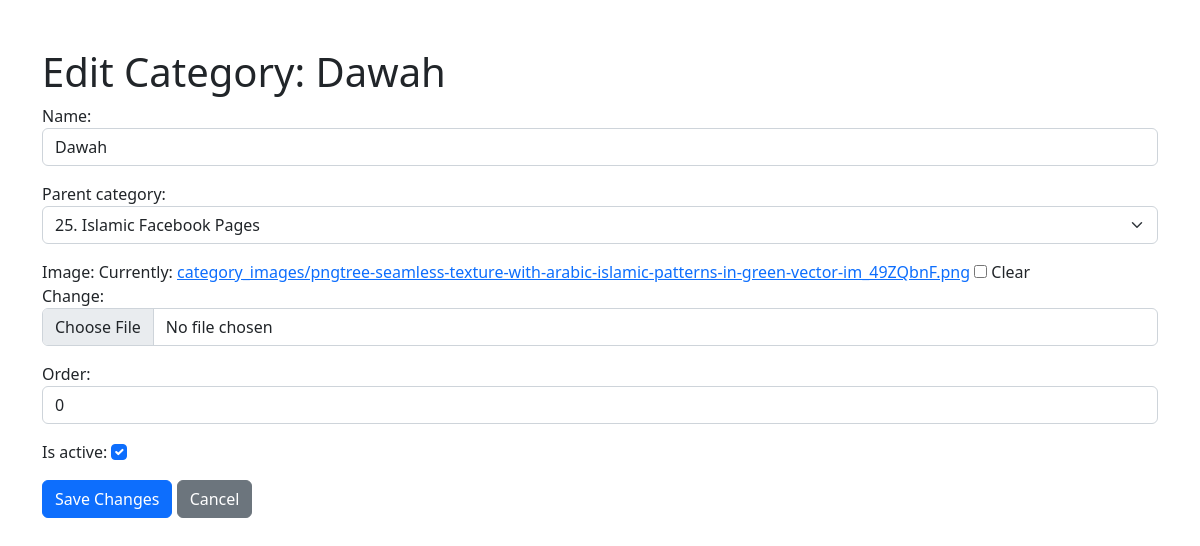
Page /adminPanel/category/edit/30/ on the committed database.
### AdminPanel/models.py (models this page shows, shortened)
class Category(models.Model):
    name = models.CharField(max_length=300)
    parent_category = models.ForeignKey('self', null=True, blank=True, on_delete=models.CASCADE)
    image = models.ImageField(upload_to='category_images/', blank=True)
    order = models.PositiveSmallIntegerField(default=0, blank=True)
    is_active = models.BooleanField(default=True)
    def __str__(self):
        return f"{self.id}. {self.name}"

### AdminPanel/views.py (the view, shortened to what this page needs)
# urls.py: path('category/edit/<int:category_id>/', EditCategoryView.as_view(), name='edit-category'),
class EditCategoryView(FormView):
    template_name = 'AdminPanel/edit_category.html'
    form_class = EditCategoryForm
    def get_form(self, *args, **kwargs):
        self.category = get_object_or_404(Category, pk=self.kwargs['category_id'])
        return self.form_class(instance=self.category, **self.get_form_kwargs())

### AdminPanel/forms.py
class EditCategoryForm(forms.ModelForm):
    class Meta:
        model = Category
        fields = ['name', 'parent_category', 'image', 'order', 'is_active']
        widgets = {
            'name': forms.TextInput(attrs={'class': 'form-control'}),
            'parent_category': forms.Select(attrs={'class': 'form-select'}),
            'image': forms.ClearableFileInput(attrs={'class': 'form-control'}),
            'order': forms.NumberInput(attrs={'class': 'form-control'}),
            'is_active': forms.CheckboxInput(attrs={'class': 'form-check-input'}),
        }

### AdminPanel/templates/AdminPanel/edit_category.html (shortened to what this page needs)
<!DOCTYPE html>
<html lang="en">
<head>
    <link rel="stylesheet" href="https://cdn.jsdelivr.net/npm/bootstrap@5.2.3/dist/css/bootstrap.min.css">
</head>
<body>
    <div class="container mt-5">
        <h1>Edit Category: {{ form.instance.name }}</h1>
        <form method="post" enctype="multipart/form-data">
            {{ form.as_p }}
            <button type="submit" class="btn btn-primary">Save Changes</button>
            <a href="{% url 'AdminPanel:dashboard' %}" class="btn btn-secondary">Cancel</a>
        </form>
    </div>
</body>
</html>

### rows in the picture
Category: instance.name "Dawah", name "Dawah", parent_category "25. Islamic Facebook Pages", order "0", is_active "☑"
